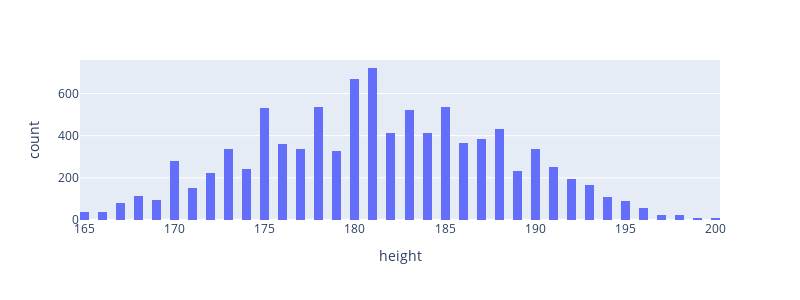

The cell this chart's notebook holds for it:
### Code cell
fig = px.histogram(football_df, x='height')
fig.update_layout(
    width=800,
    height=300 
)
fig.show()

### Figure 1 — Plotly figure (JSON) as saved in the notebook; plotly's stock layout.template omitted (floating-point values rounded to 4 significant figures; data arrays with more than 128 entries replaced by an {"elided": "..."} marker saying what was removed)
{"data": [{"alignmentgroup": "True", "bingroup": "x", "hovertemplate": "height=%{x}<br>count=%{y}<extra></extra>", "legendgroup": "", "marker": {"color": "#636efa", "pattern": {"shape": ""}}, "name": "", "offsetgroup": "", "orientation": "v", "showlegend": false, "type": "histogram", "x": {"elided": "9650 float values"}, "xaxis": "x", "yaxis": "y"}], "layout": {"barmode": "relative", "height": 300, "legend": {"tracegroupgap": 0}, "margin": {"t": 60}, "width": 800, "xaxis": {"anchor": "y", "domain": [0, 1], "title": {"text": "height"}}, "yaxis": {"anchor": "x", "domain": [0, 1], "title": {"text": "count"}}}}
